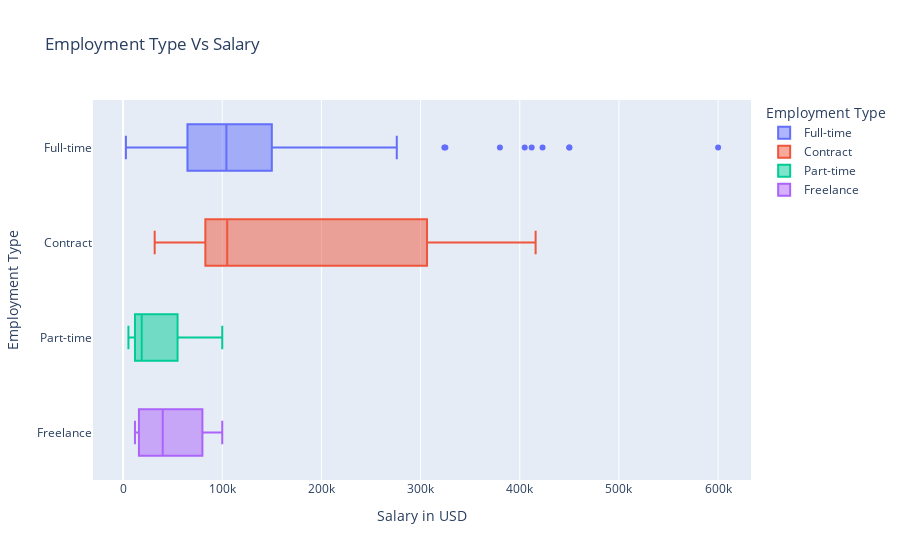

The code cell stored with this chart in its notebook:
### Markdown cell above
________________
Employment Type and Salary
___________

### Code cell
px.box(
    data_frame=df,
    x="salary_in_usd",
    y="employment_type",
    labels = {"employment_type": "Employment Type", "salary_in_usd": "Salary in USD"},
    color="employment_type",
    title = "Employment Type Vs Salary",
)

### Figure 1 — Plotly figure (JSON) as saved in the notebook; plotly's stock layout.template omitted (floating-point values rounded to 4 significant figures; data arrays with more than 128 entries replaced by an {"elided": "..."} marker saying what was removed)
{"data": [{"alignmentgroup": "True", "hovertemplate": "Employment Type=%{y}<br>Salary in USD=%{x}<extra></extra>", "legendgroup": "Full-time", "marker": {"color": "#636efa"}, "name": "Full-time", "notched": false, "offsetgroup": "Full-time", "orientation": "h", "showlegend": true, "type": "box", "x": {"elided": "588 int values"}, "x0": " ", "xaxis": "x", "y": {"elided": "588 str values"}, "y0": " ", "yaxis": "y"}, {"alignmentgroup": "True", "hovertemplate": "Employment Type=%{y}<br>Salary in USD=%{x}<extra></extra>", "legendgroup": "Contract", "marker": {"color": "#EF553B"}, "name": "Contract", "notched": false, "offsetgroup": "Contract", "orientation": "h", "showlegend": true, "type": "box", "x": [100000, 270000, 416000, 105000, 31875], "x0": " ", "xaxis": "x", "y": ["Contract", "Contract", "Contract", "Contract", "Contract"], "y0": " ", "yaxis": "y"}, {"alignmentgroup": "True", "hovertemplate": "Employment Type=%{y}<br>Salary in USD=%{x}<extra></extra>", "legendgroup": "Part-time", "marker": {"color": "#00cc96"}, "name": "Part-time", "notched": false, "offsetgroup": "Part-time", "orientation": "h", "showlegend": true, "type": "box", "x": [15966, 21669, 5409, 12000, 12000, 10354, 28609, 69741, 54957, 100000], "x0": " ", "xaxis": "x", "y": ["Part-time", "Part-time", "Part-time", "Part-time", "Part-time", "Part-time", "Part-time", "Part-time", "Part-time", "Part-time"], "y0": " ", "yaxis": "y"}, {"alignmentgroup": "True", "hovertemplate": "Employment Type=%{y}<br>Salary in USD=%{x}<extra></extra>", "legendgroup": "Freelance", "marker": {"color": "#ab63fa"}, "name": "Freelance", "notched": false, "offsetgroup": "Freelance", "orientation": "h", "showlegend": true, "type": "box", "x": [60000, 12000, 20000, 100000], "x0": " ", "xaxis": "x", "y": ["Freelance", "Freelance", "Freelance", "Freelance"], "y0": " ", "yaxis": "y"}], "layout": {"boxmode": "overlay", "legend": {"title": {"text": "Employment Type"}, "tracegroupgap": 0}, "title": {"text": "Employment Type Vs Salary"}, "xaxis": {"anchor": "y", "domain": [0, 1], "title": {"text": "Salary in USD"}}, "yaxis": {"anchor": "x", "categoryarray": ["Freelance", "Part-time", "Contract", "Full-time"], "categoryorder": "array", "domain": [0, 1], "title": {"text": "Employment Type"}}}}
